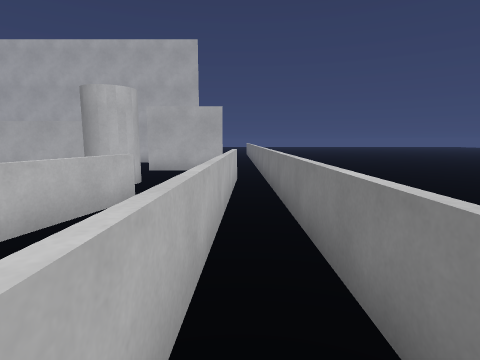
[1] (above)

18 first-person views from a walk through a scene from a Unity 3-D project. The camera is 1.3 m above the floor, tilts 8° down and sees 80° across. The floor is counted in squares, 1 m on a side. Each view is taken from the middle of a square. On the plan, view 1 faces up. The plan holds only what a view shows up to about 13 squares ahead; the rest is blank. The place goes on beyond the plan. The player is left out.

[2]
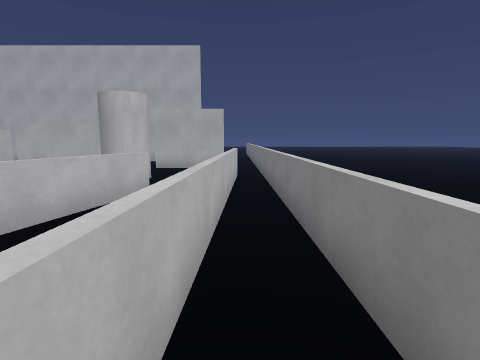

[3]
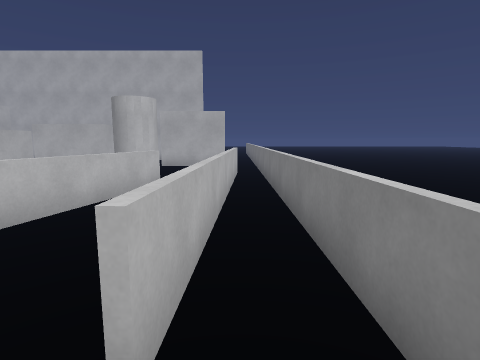

[4]
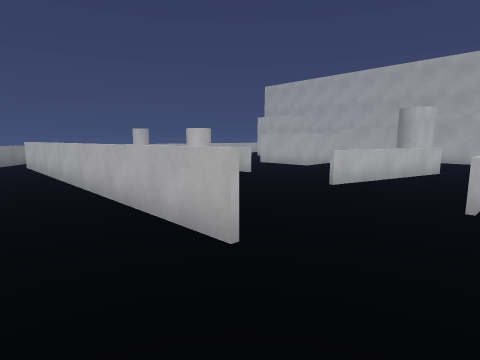

[5]
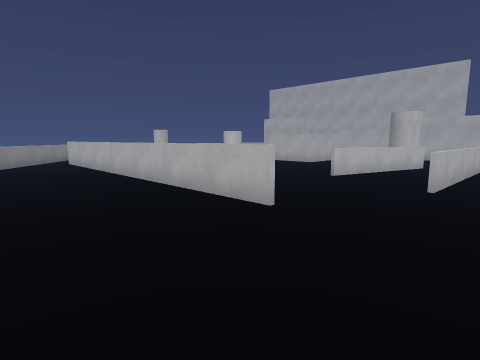

[6]
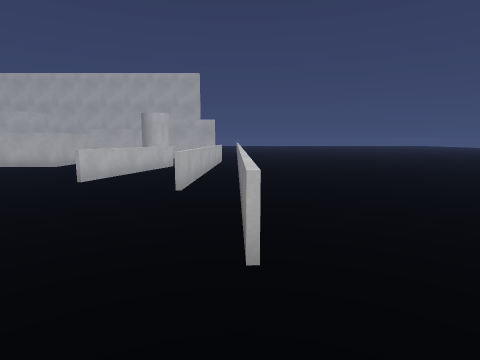

[7]
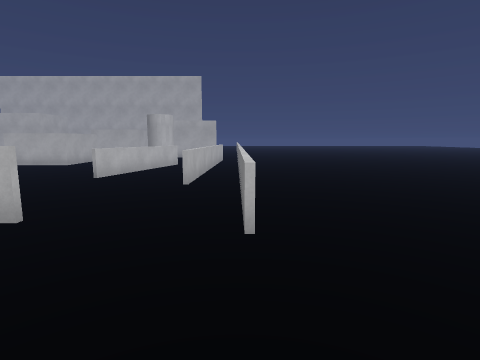

[8]
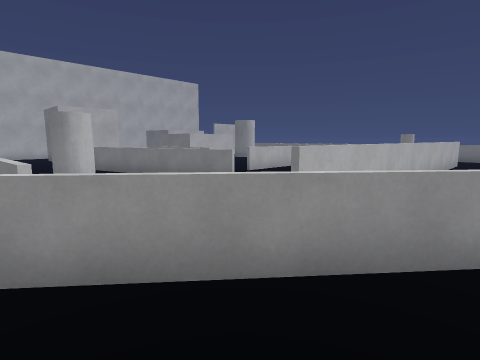

[9]
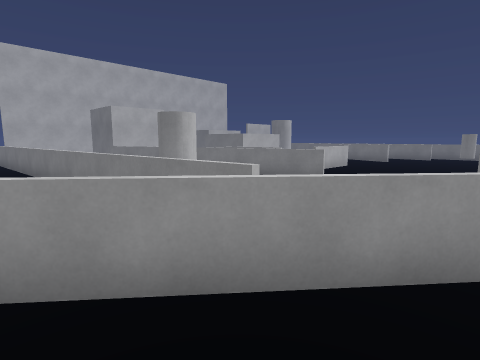

[10]
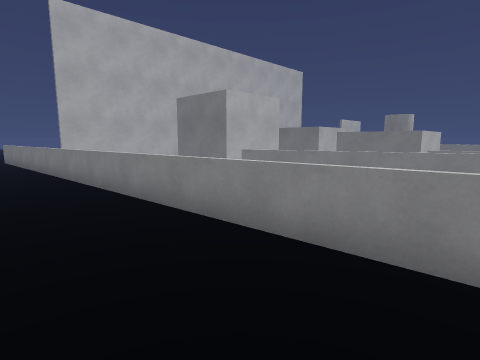

[11]
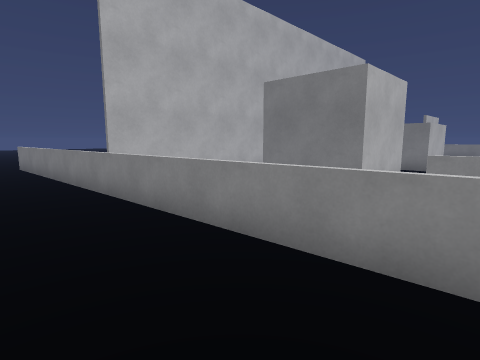

[12]
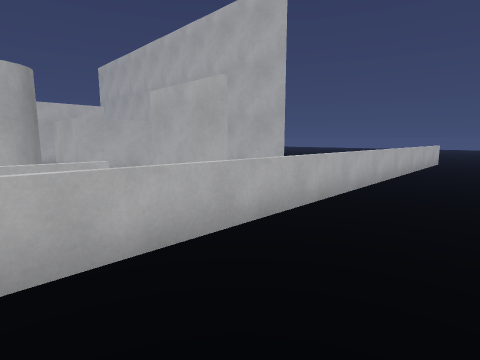

[13]
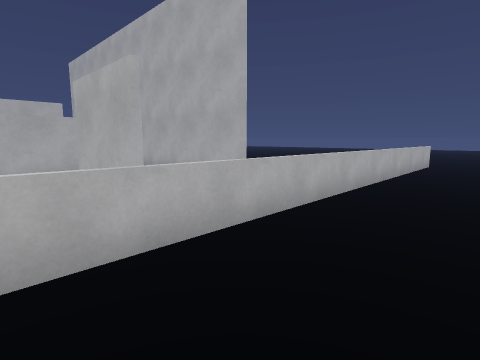

[14]
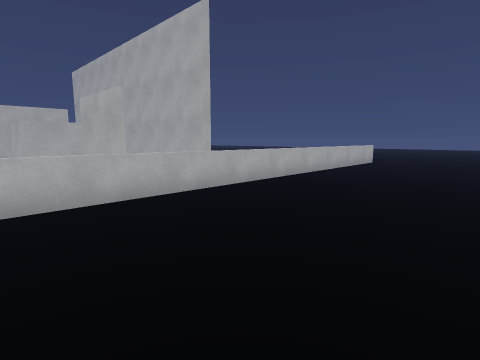

[15]
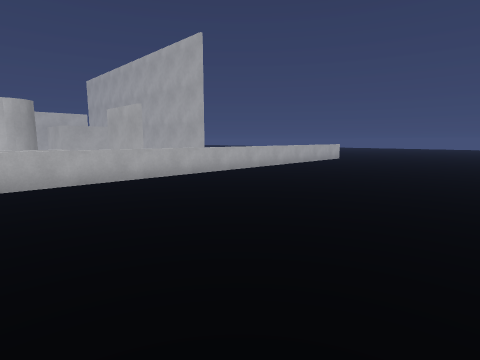

[16]
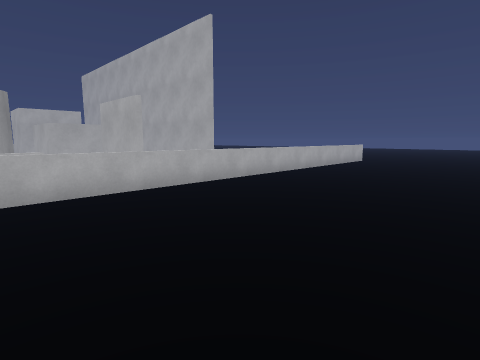

[17]
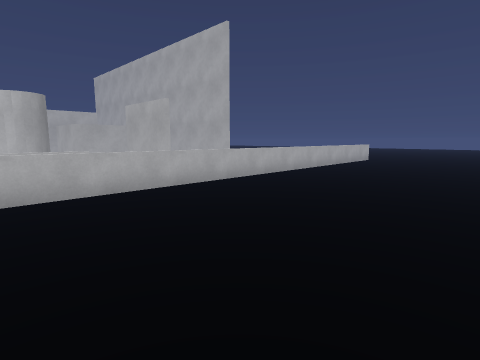

[18]
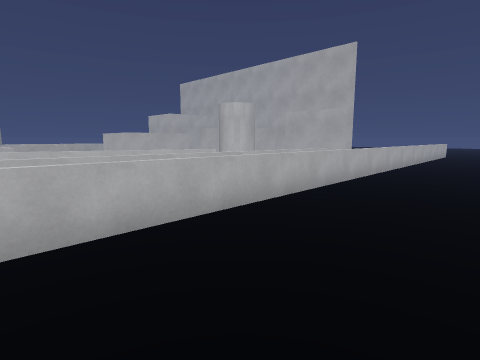

### Floor plan
Key: @ floor where view 1 was taken; # wall or solid block; x gap in a wall; . floor; = window, fence, low wall or low ledge; ^ raised ledge; C cylinder.
Columns run from 23 left of view 1 to 11 right of it. Each row starts with its distance up from view 1.
 25                         =..
 24                         =.....
 23  .=                     =.......
 22  .=                     =........
 21  .=                     =........
 20  .=                     =........
 19  .=                     =........
 18  .=                     =........
 17  .=x#######    ######   =........
 16  .==                    =........
 15  ..=                    =........
 14  ..=   #                =........
 13  ..=   #         #     .=.........
 12  ..=   #      #  # .###.=.........
 11  ..=   ####   #### ... .=.........
 10  ..=                .. .=.........
  9  ..=   =    ^  ^   CC. ==........
  8 . .=  .=    ^  ^   CC. ==........
  7    =  .=    ^       .. ==....... .
  6    =   ==   ^^^^    ==.==......
  5    =   .= =   ...   =..==..........
  4    =    =#=   ....  =..==..........
  3 .  =    =#=    .... =.=.=..........
  2    = CC === ====...=..=.=.........
  1    = C   =  .......=..=.=.........
  0    =     =  ..........=@=........
 -1    ==        .........=.=.......
 -2  =x==         ..........=......
 -3   ===          ...C.....=.....
 -4    ==               .   =   ..
 -5  .  == ==============   =
 -6      ==............
 -7    .  .==..........    .
 -8         =..........     .
 -9                         .

Where each view was taken, in squares from view 1:
view 1: 0 up, 0 right, facing up
view 2: 1 down, 0 right, facing up
view 3: 2 down, 0 right, facing up
view 4: 7 down, 0 right, facing up-left
view 5: 9 down, 1 right, facing up-left
view 6: 8 down, 1 right, facing up
view 7: 9 down, 1 right, facing up
view 8: 7 down, 20 left, facing up-right
view 9: 5 down, 22 left, facing up-right
view 10: 3 up, 23 left, facing up-right
view 11: 8 up, 23 left, facing up-right
view 12: 8 up, 4 right, facing up-left
view 13: 10 up, 4 right, facing up-left
view 14: 9 up, 7 right, facing up-left
view 15: 7 up, 10 right, facing up-left
view 16: 8 up, 8 right, facing up-left
view 17: 7 up, 8 right, facing up-left
view 18: 0 up, 5 right, facing up-left
